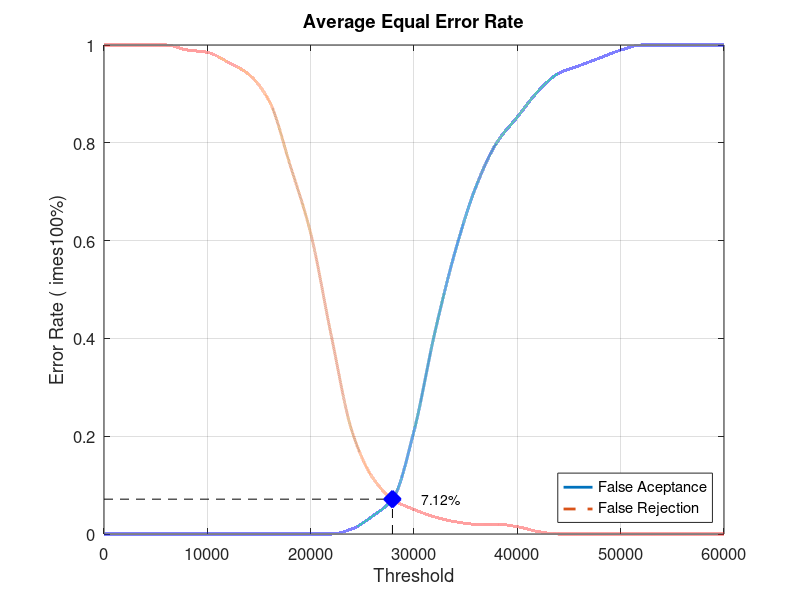
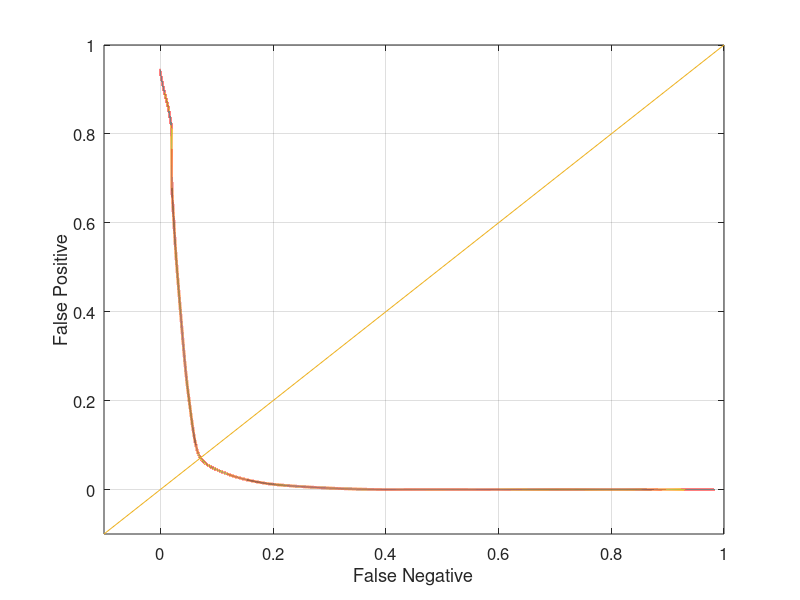

The MATLAB source for these figures, in order:
close all;
clear;
clc;
x = 0:2000:60000;
xq = 0:0.5:60000;

y0 = [0 0 0 0 0 0 0 0 0 0 0 0 0.0105263 0.0368421 0.0736842 0.210526 0.410526 0.578947 0.710526 0.8 0.852632 0.905263 0.942105 0.957895 0.973684 0.989474 1 1 1 1 1]
yy0 = interp1(x, y0, xq, 'pchip');
y1 = [1 1 1 1 0.99 0.985 0.965 0.94 0.885 0.755 0.615 0.405 0.21 0.115 0.07 0.05 0.035 0.025 0.02 0.02 0.015 0.005 0 0 0 0 0 0 0 0 0]
yy1 = interp1(x, y1, xq, 'pchip');

% Calculating EER: 
y2 = abs(y0 - y1);
find(y2 == min(y2))
yy2 = abs(yy0 - yy1);
xEER = find(yy2 == min(yy2));
xEERIndex = xq(xEER) % X-axis EER
yEER = yy0(xEER) % Y-axis EER

main = figure
plot(xq, yy0,'-','LineWidth', 2);	hold on
plot(xq, yy1,'--','LineWidth', 2);	hold on
plot([xEERIndex xEERIndex], [0 yEER], 'k--');	hold on
plot([0 xEERIndex], [yEER yEER], 'k--');	hold on
plot(xEERIndex, yEER, 'bx', 'LineWidth', 10);	hold on
text(xEERIndex + 10 * xEERIndex / 100, yEER, [num2str(round((10000 * yEER)) / 100) '%'])
legend('False Aceptance', 'False Rejection', 'Location', 'SouthEast')
xlabel('Threshold')
ylabel('Error Rate (	imes100%)')
title('Average Equal Error Rate')
set(gca, 'FontSize', 12)
axis([0 60000 0 1])
grid on

print(main, 'Database5_2Main', '-dpng');
FNRxFPR = figure('Color', [1 1 1]);
plot(yy1, yy0, '-', yy1, yy0, 'LineWidth', 2);
hold on
y = -0.1:0.1:1
plot(y, y); 
set(gca, 'FontSize', 12)
xlabel('False Negative')
ylabel('False Positive')
axis([-0.1 1 -0.1 1])
set(gca, 'FontSize', 12)
grid on

print(FNRxFPR, 'Database5_2FNRxFPR','-dpng');
